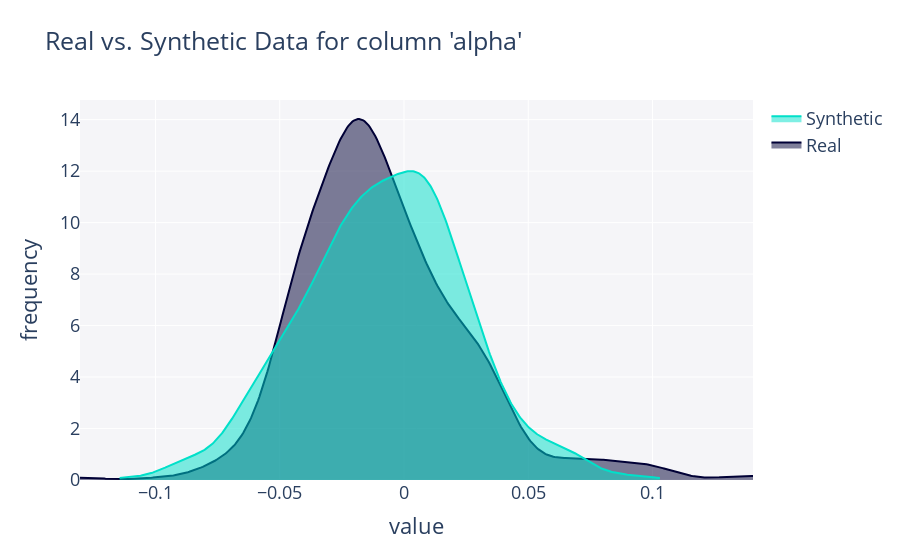
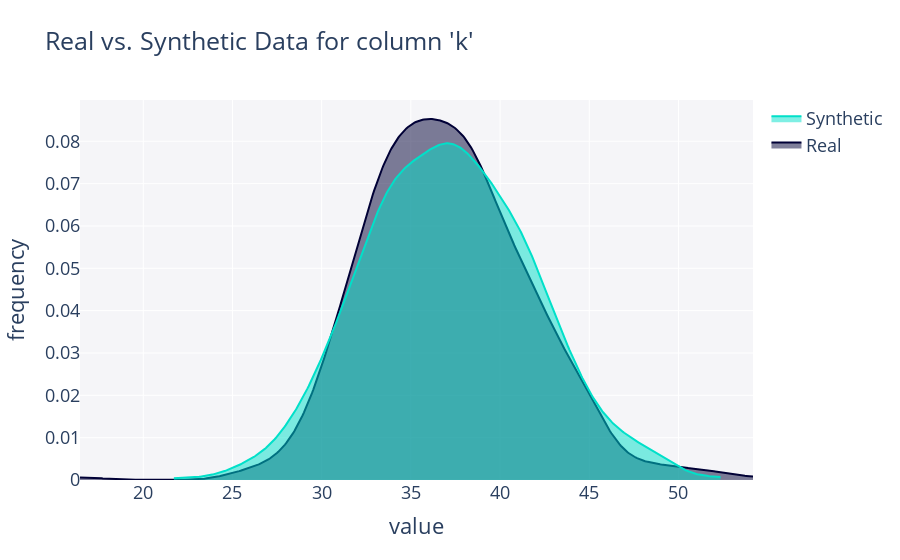

The code cell stored with these charts, in order, in its notebook:
### Markdown cell above
Now we can visualize the marginal distributions and sample from them

### Code cell
from copulas.visualization import compare_1d

fig = compare_1d(data["alpha"], synth_data["alpha"])
fig.show()

fig = compare_1d(data["k"], synth_data["k"])
fig.show()

### Figure 1 — Plotly figure (JSON) as saved in the notebook; plotly's stock layout.template omitted (floating-point values rounded to 4 significant figures; data arrays with more than 128 entries replaced by an {"elided": "..."} marker saying what was removed)
{"data": [{"fill": "tozeroy", "hovertemplate": "<b>Real</b><br>Frequency: %{y}<extra></extra>", "legendgroup": "Real", "marker": {"color": "#000036"}, "mode": "lines", "name": "Real", "showlegend": true, "type": "scatter", "x": {"elided": "500 float values"}, "xaxis": "x", "y": {"elided": "500 float values"}, "yaxis": "y"}, {"fill": "tozeroy", "hovertemplate": "<b>Synthetic</b><br>Frequency: %{y}<extra></extra>", "legendgroup": "Synthetic", "marker": {"color": "#01E0C9"}, "mode": "lines", "name": "Synthetic", "showlegend": true, "type": "scatter", "x": {"elided": "500 float values"}, "xaxis": "x", "y": {"elided": "500 float values"}, "yaxis": "y"}], "layout": {"barmode": "overlay", "font": {"size": 18}, "hovermode": "closest", "legend": {"traceorder": "reversed"}, "plot_bgcolor": "#F5F5F8", "showlegend": true, "title": {"text": "Real vs. Synthetic Data for column 'alpha'"}, "xaxis": {"anchor": "y2", "domain": [0, 1], "title": {"text": "value"}, "zeroline": false}, "yaxis": {"anchor": "free", "domain": [0, 1], "position": 0, "title": {"text": "frequency"}}}}

### Figure 2 — Plotly figure (JSON) as saved in the notebook; plotly's stock layout.template omitted (floating-point values rounded to 4 significant figures; data arrays with more than 128 entries replaced by an {"elided": "..."} marker saying what was removed)
{"data": [{"fill": "tozeroy", "hovertemplate": "<b>Real</b><br>Frequency: %{y}<extra></extra>", "legendgroup": "Real", "marker": {"color": "#000036"}, "mode": "lines", "name": "Real", "showlegend": true, "type": "scatter", "x": {"elided": "500 float values"}, "xaxis": "x", "y": {"elided": "500 float values"}, "yaxis": "y"}, {"fill": "tozeroy", "hovertemplate": "<b>Synthetic</b><br>Frequency: %{y}<extra></extra>", "legendgroup": "Synthetic", "marker": {"color": "#01E0C9"}, "mode": "lines", "name": "Synthetic", "showlegend": true, "type": "scatter", "x": {"elided": "500 float values"}, "xaxis": "x", "y": {"elided": "500 float values"}, "yaxis": "y"}], "layout": {"barmode": "overlay", "font": {"size": 18}, "hovermode": "closest", "legend": {"traceorder": "reversed"}, "plot_bgcolor": "#F5F5F8", "showlegend": true, "title": {"text": "Real vs. Synthetic Data for column 'k'"}, "xaxis": {"anchor": "y2", "domain": [0, 1], "title": {"text": "value"}, "zeroline": false}, "yaxis": {"anchor": "free", "domain": [0, 1], "position": 0, "title": {"text": "frequency"}}}}
